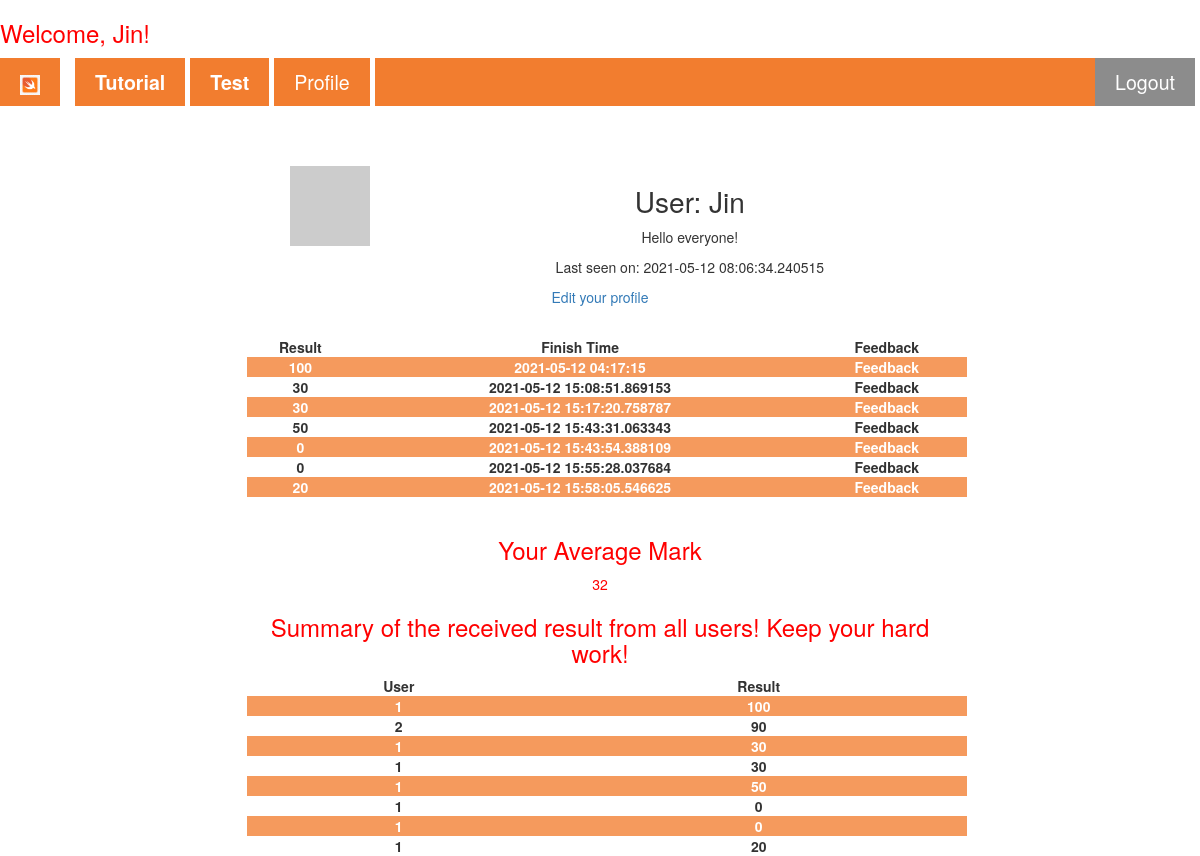
The app's page /user/Jin (signed in), older data.
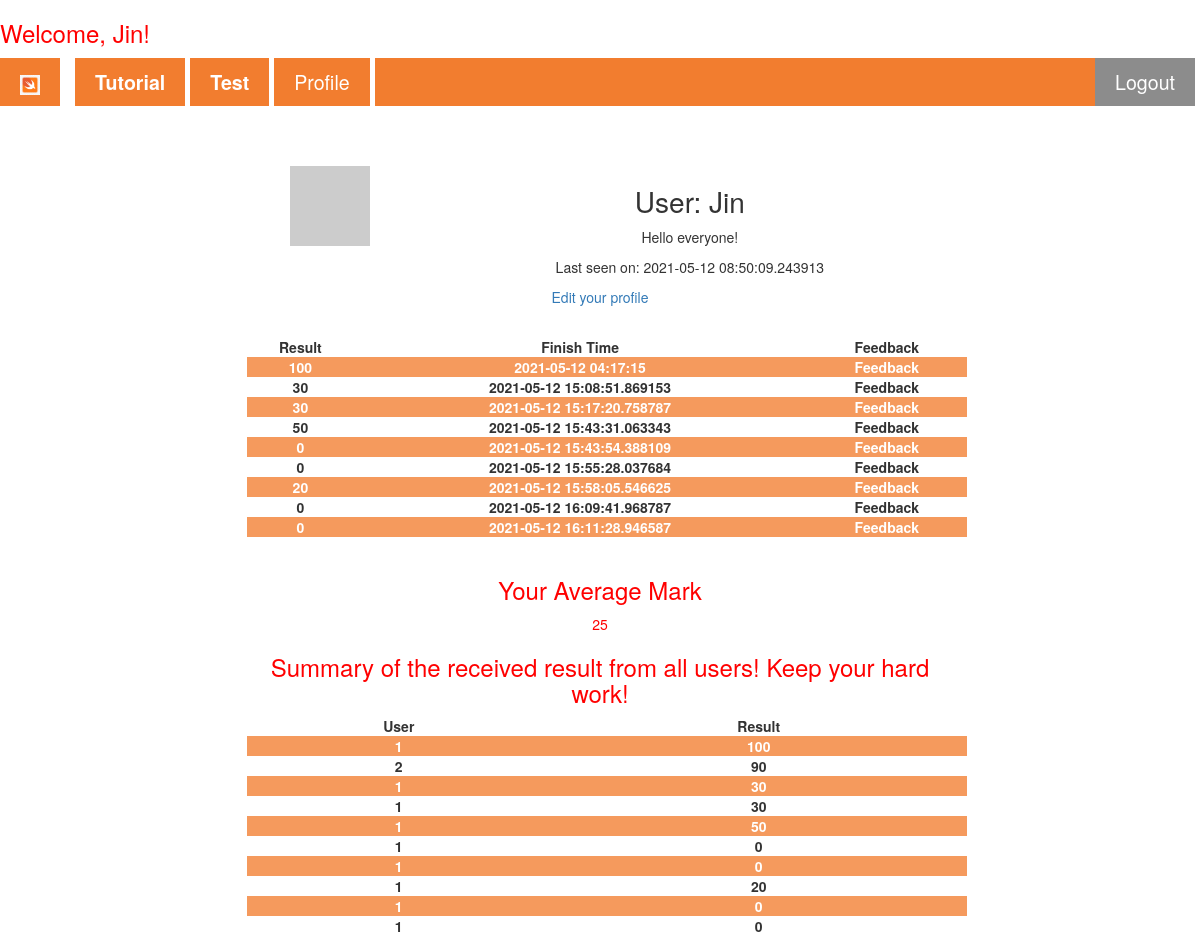
The same page, newer data.
### app/models.py (models this page shows, shortened)
class User(UserMixin, db.Model):
    id = db.Column(db.Integer, primary_key=True)
    username = db.Column(db.String(64), index=True, unique=True)
    email = db.Column(db.String(120), index=True, unique=True)
    password_hash = db.Column(db.String(128))
    about_me = db.Column(db.String(140))
    last_seen = db.Column(db.DateTime, default=datetime.utcnow)
    posts = db.relationship('Post', backref='author', lazy='dynamic')
    def avatar(self, size): # Add avatar to one user #
        digest = md5(self.email.lower().encode('utf-8')).hexdigest()
        return 'https://www.gravatar.com/avatar/{}?d=identicon&s={}'.format(
            digest, size)

class Post(UserMixin,db.Model):
    id = db.Column(db.Integer, primary_key=True)
    Mark = db.Column(db.Integer)
    Finish_Time = db.Column(db.DateTime, index=True, default=datetime.utcnow)
    Feedback = db.Column(db.String(1000))
    user_id = db.Column(db.Integer, db.ForeignKey('user.id'))

### app/routes.py (the view)
@app.route('/user/<username>')
@login_required
def user(username):
    list=[]
    average = 0
    user = User.query.filter_by(username=username).first_or_404()
    mark=Post.query.filter_by(user_id=user.id)[-1]
    allmark=Post.query.filter_by(user_id=user.id).all()
    all=Post.query.all()
    for i in allmark:
        list.append(i.Mark)
    for i in list:
        average+=int(i)
    average=average/len(list)
    average=int(average)
    return render_template('user.html', user=user, mark=mark, all=all,average=average, allmark=allmark)

### app/models.py (called while the page is built)
@login.user_loader
def load_user(id):
    return User.query.get(int(id))

### app/routes.py (called while the page is built)
@app.before_request
def before_request():
    if current_user.is_authenticated:
        current_user.last_seen = datetime.utcnow()
        db.session.commit()

### app/templates/user.html (shortened to what this page needs)
{% extends "base.html" %}
{% block articles %}
<div class="formcontainer" style="border: none; margin-top: 5%;">
  <table>
    <tr valign="top">
        <td><img src="{{ user.avatar(128) }}"></td>
        <td>
            <h1>User: {{ user.username }}</h1>
            {% if user.about_me %}<p>{{ user.about_me }}</p>{% endif %}
            {% if user.last_seen %}<p>Last seen on: {{ user.last_seen }}</p>{% endif %}
        </td>
    </tr>
  </table>
  {% if user == current_user %}
  <p><a href="{{ url_for('edit_profile') }}">Edit your profile</a></p>
  {% endif %}
  <br>
  <table>
    <tr valign="top">
      <td><b>Result</b></td>
      <td><b>Finish Time</b></td>
      <td><b>Feedback</b></td>
    </tr>
    {% for j in allmark%}
    <tr>
      <td><b>{{j.Mark}}</b></td>
      <td><b>{{j.Finish_Time}}</b></td>
      <td>
        <details>
          <summary><b>Feedback</b></summary>
        </details>
      </td>
    </tr>
    {% endfor %}
  </table><br>
  <h3 class="redp">Your Average Mark</h3>
  <p class="redp">{{average}}</p>
  <h3 class="redp">Summary of the received result from all users! Keep your hard work!</h3>
  <table>
    <tr valign="top">
      <td><b>User</b></td>
      <td><b>Result</b></td>
    </tr>
    {% for i in all %}
    <tr>
      <td><b>{{i.user_id}}</b></td>
      <td><b>{{i.Mark}}</b></td>
    </tr>
    {% endfor %}
  </table>
</div>
{% endblock %}

### app/templates/base.html (shortened to what this page needs)
<!DOCTYPE html>
<html lang="en">
<head>
    <link rel="stylesheet" href="https://maxcdn.bootstrapcdn.com/bootstrap/3.4.0/css/bootstrap.min.css"/>
    <link rel="stylesheet" href="{{ url_for('static', filename='nav_css.css')}}">
</head>
<body>
  {% if current_user.is_authenticated %}
  <h3 class="redp">Welcome, {{ current_user.username }}!</h3>
  {% endif %}
    <nav class="sticky">
        <ul class="ul_mainstyle">
            <li><a href="/"><img src="{{ url_for('static', filename='/Image/swift_icon.png')}}" alt="home icon"></a>
            </li>
            <li><a href="/Setup"><b>Tutorial</b></a></li>
            <li><a href="/Test"><b>Test</b></a></li>
            {% if not current_user.is_anonymous %}
            <li>
              <a href="{{ url_for('user', username=current_user.username) }}">Profile</a>
            </li>
            {% endif %}
            {% if current_user.is_anonymous %}
            <li class="loginbutton">
              <a href="{{ url_for('login') }}"><b>Login</b></a>
            </li>
            {% else %}
            <li class="loginbutton">
              <a href="{{ url_for('logout') }}">Logout</a>
            </li>
            {% endif %}
        </ul>
      </nav>
      {% block articles %}{% endblock %}
</body>
</html>

### app/static/nav_css.css (style rules this page uses)
html { font-family: Arial, Helvetica, sans-serif; line-height: 2; }
a { text-decoration: none; }
body { counter-reset: section; }
.formcontainer { text-align: center; }
.loginbutton { background-color: grey; color: white; float: right; }
nav ul.ul_mainstyle { margin: 1% 0 0 0; padding: 0; overflow: hidden; background-color: rgb(241, 112, 25); list-style-type: none; }
nav ul li { float: left; border-right: solid 5px white; }
li:first-of-type { border-right: solid 15px white; }
nav ul li a { display: block; color: white; text-align: center; text-decoration: none; padding: 10px 20px 10px; font-size: 140%; }
nav ul li img { height: 20px; width: auto; }
.sticky { position: sticky; top: 0; width: 100%; z-index: 10; opacity: 0.9; }
.redp { color: red; }
tr:nth-child(even) { background-color: rgb(241, 112, 25); color: white; opacity: 0.7; }
h1 { font-size: 200%; }
table { border-collapse: collapse; width: 100%; margin-left: 1%; }
.formcontainer { margin: auto; margin-top: 1%; width: 60%; border: 1px solid grey; padding: 70 50 50 50; text-align: center; border-radius: 10px; }

Row changes from the older to the newer data that the page shows:
changed User "Jin": last_seen "2021-05-12 08:06:34.240515" → "2021-05-12 08:50:09.243913"
added Post: Mark "0", Finish_Time "2021-05-12 16:09:41.968787", user_id "1"
added Post: Mark "0", Finish_Time "2021-05-12 16:11:28.946587", user_id "1"
Text that changed along with them:
{{ average }}: "32" → "25"
